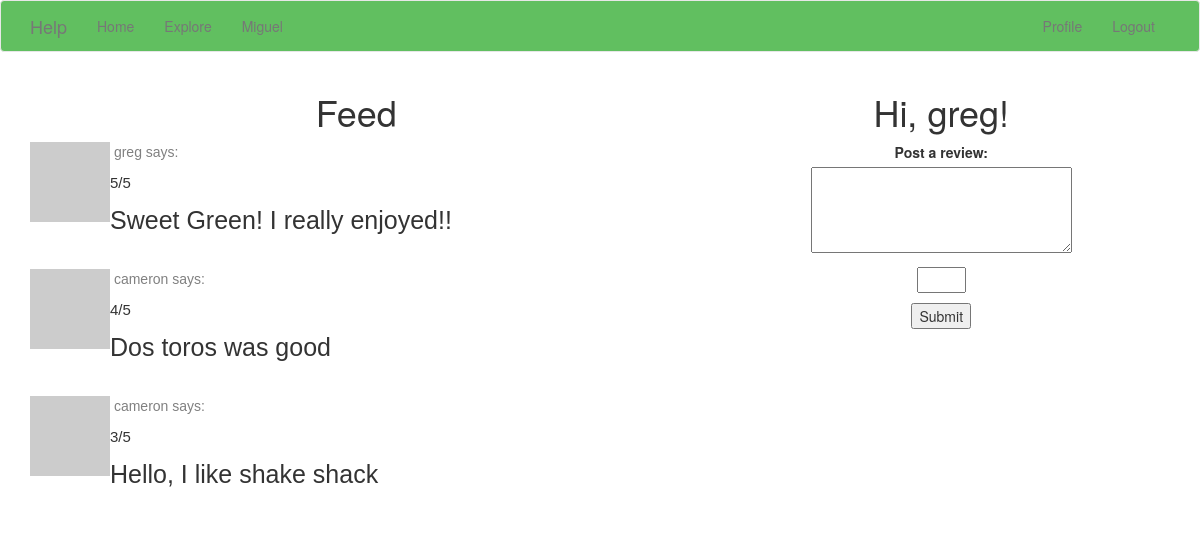
The page /index (signed in) on the database its author committed.
### app/models.py (models this page shows, shortened)
class Post(db.Model):
    id = db.Column(db.Integer, primary_key=True)
    body = db.Column(db.String(140))
    timestamp = db.Column(db.DateTime, index=True, default=datetime.utcnow)
    user_id = db.Column(db.Integer, db.ForeignKey('user.id'))
    rating = db.Column(db.Integer, default=0)

class User(UserMixin, db.Model):
    id = db.Column(db.Integer, primary_key=True)
    username = db.Column(db.String(64), index=True, unique=True)
    email = db.Column(db.String(120), index=True, unique=True)
    password_hash = db.Column(db.String(128))
    posts = db.relationship('Post', backref='author', lazy='dynamic')
    about_me = db.Column(db.String(140))
    last_seen = db.Column(db.DateTime, default=datetime.utcnow)
    followed = db.relationship(
        'User', secondary=followers,
        primaryjoin=(followers.c.follower_id == id),
        secondaryjoin=(followers.c.followed_id == id),
        backref=db.backref('followers', lazy='dynamic'), lazy='dynamic')
    def avatar(self, size):
        digest = md5(self.email.lower().encode('utf-8')).hexdigest()
        return 'https://www.gravatar.com/avatar/729e26a2a2c7ff24a71958d4aa4e5f35'.format(
            digest, size)
    def followed_posts(self):
        followed = Post.query.join(
            followers, (followers.c.followed_id == Post.user_id)).filter(
                followers.c.follower_id == self.id)
        own = Post.query.filter_by(user_id=self.id)
        return followed.union(own).order_by(Post.timestamp.desc())

### app/routes.py (the view)
@app.route('/', methods=['GET', 'POST'])
@app.route('/index', methods=['GET', 'POST'])
@login_required
def index():
    form = PostForm()
    form.rating.choices=[(1,'1 Star'),(2,'2 Stars'),(3,'3 Stars'),(4,'4 Stars'),(5,'5 Stars')]
    if form.validate_on_submit():
        post = Post(body=form.post.data, author=current_user, rating=form.rating.data   )
        db.session.add(post)
        db.session.commit()
        flash('Your review is now live!')
        return redirect(url_for('index'))
    page = request.args.get('page', 1, type=int)
    posts = current_user.followed_posts().paginate(
        page=page, per_page=app.config['POSTS_PER_PAGE'], error_out=False)
    next_url = url_for('index', page=posts.next_num) \
        if posts.has_next else None
    prev_url = url_for('index', page=posts.prev_num) \
        if posts.has_prev else None
    return render_template('index.html', title='Home', form=form,
                           posts=posts.items, next_url=next_url,
                           prev_url=prev_url)

### app/forms.py
class PostForm(FlaskForm):
    post = TextAreaField('Post a review:', validators=[
        DataRequired(), Length(min=1, max=140)])
    rating = IntegerField('rating', validators=[DataRequired(), NumberRange(min=0, max=5)])
    submit = SubmitField('Submit')

### app/models.py (called while the page is built)
@login.user_loader
def load_user(id):
    return User.query.get(int(id))

### app/routes.py (called while the page is built)
@app.before_request
def before_request():
    if current_user.is_authenticated:
        current_user.last_seen = datetime.utcnow()
        db.session.commit()

### app/templates/index.html (shortened to what this page needs)
{% extends "base.html" %}
{% block content %}
    <div class = "container">
        <div class="row">
            <div class="col-lg-7">
                <center>
                    <h1 class="title">Feed</h1>
                </center>
                {% for post in posts %}
                    {% include '_post.html' %}
                {% endfor %}
            </div>
            <div class="col-lg-5">
                <center>
                    <h1>Hi, {{ current_user.username }}!</h1>
                    {% if form %}
                    <form action="" method="post">
                        <p>
                            {{ form.post.label }}<br>
                            {{ form.post(cols=32, rows=4) }}<br>
                        </p>
                        <p>{{ form.rating() }}</p>
                        <div>
                        <p>{{ form.submit() }}</p>
                    </form>
                    {% endif %}
                </center>
            </div>
        </div>
    </div>
{% endblock %}

### app/templates/_post.html
    <table>
        <tr valign="top">
            <td><img src="{{ post.author.avatar(36) }}"></td>
            <td>
                <a href="{{ url_for('user', username=post.author.username) }}">
                    <p style="font-family: Helvetica; color: grey" >&nbsp{{ post.author.username }} says:</p>
                </a>
              <body>
              <p style="font-family: Helvetica; font-size: 15px"> {{ post.rating}}/5</p>
              <p style="font-family: Helvetica; font-size: 25px"> {{ post.body }} </p>
              <br>
              </body>
            </td>
        </tr>
    </table>

### rows shown on the page
Post: author.username "greg", rating "5", body "Sweet Green! I really enjoyed!!"
Post: author.username "cameron", rating "4", body "Dos toros was good"
Post: author.username "cameron", rating "3", body "Hello, I like shake shack"
User: username "greg"
